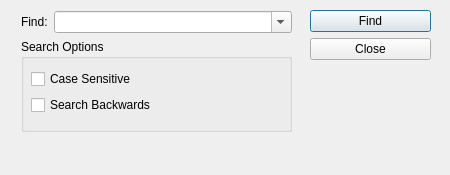
<ui version="4.0" >
 <author></author>
 <comment></comment>
 <exportmacro></exportmacro>
 <class>FMFindDialog</class>
 <widget class="QDialog" name="FMFindDialog" >
  <property name="geometry" >
   <rect>
    <x>0</x>
    <y>0</y>
    <width>450</width>
    <height>175</height>
   </rect>
  </property>
  <property name="sizePolicy" >
   <sizepolicy>
    <hsizetype>0</hsizetype>
    <vsizetype>0</vsizetype>
    <horstretch>0</horstretch>
    <verstretch>0</verstretch>
   </sizepolicy>
  </property>
  <property name="minimumSize" >
   <size>
    <width>450</width>
    <height>175</height>
   </size>
  </property>
  <property name="maximumSize" >
   <size>
    <width>450</width>
    <height>175</height>
   </size>
  </property>
  <property name="windowTitle" >
   <string>Find</string>
  </property>
  <property name="windowIcon" >
   <iconset resource="../../src/FreeMat.qrc" >:/../images/freemat_small_mod_64.png</iconset>
  </property>
  <widget class="QWidget" name="layoutWidget" >
   <property name="geometry" >
    <rect>
     <x>21</x>
     <y>11</y>
     <width>271</width>
     <height>141</height>
    </rect>
   </property>
   <layout class="QVBoxLayout" >
    <property name="margin" >
     <number>0</number>
    </property>
    <property name="spacing" >
     <number>6</number>
    </property>
    <item>
     <layout class="QHBoxLayout" >
      <property name="margin" >
       <number>0</number>
      </property>
      <property name="spacing" >
       <number>6</number>
      </property>
      <item>
       <widget class="QLabel" name="label" >
        <property name="sizePolicy" >
         <sizepolicy>
          <hsizetype>5</hsizetype>
          <vsizetype>5</vsizetype>
          <horstretch>0</horstretch>
          <verstretch>0</verstretch>
         </sizepolicy>
        </property>
        <property name="text" >
         <string>Find:</string>
        </property>
       </widget>
      </item>
      <item>
       <widget class="QComboBox" name="cmFindText" >
        <property name="sizePolicy" >
         <sizepolicy>
          <hsizetype>1</hsizetype>
          <vsizetype>0</vsizetype>
          <horstretch>1</horstretch>
          <verstretch>0</verstretch>
         </sizepolicy>
        </property>
        <property name="editable" >
         <bool>true</bool>
        </property>
       </widget>
      </item>
     </layout>
    </item>
    <item>
     <widget class="QGroupBox" name="groupBox" >
      <property name="sizePolicy" >
       <sizepolicy>
        <hsizetype>5</hsizetype>
        <vsizetype>5</vsizetype>
        <horstretch>0</horstretch>
        <verstretch>1</verstretch>
       </sizepolicy>
      </property>
      <property name="title" >
       <string>Search Options</string>
      </property>
      <property name="alignment" >
       <set>Qt::AlignLeading|Qt::AlignLeft|Qt::AlignTop</set>
      </property>
      <widget class="QWidget" name="layoutWidget" >
       <property name="geometry" >
        <rect>
         <x>10</x>
         <y>30</y>
         <width>161</width>
         <height>48</height>
        </rect>
       </property>
       <layout class="QVBoxLayout" >
        <property name="margin" >
         <number>0</number>
        </property>
        <property name="spacing" >
         <number>6</number>
        </property>
        <item>
         <widget class="QCheckBox" name="cbSensitive" >
          <property name="text" >
           <string>Case Sensitive</string>
          </property>
         </widget>
        </item>
        <item>
         <widget class="QCheckBox" name="cbBackwards" >
          <property name="text" >
           <string>Search Backwards</string>
          </property>
         </widget>
        </item>
       </layout>
      </widget>
     </widget>
    </item>
    <item>
     <widget class="QLabel" name="lbStatus" >
      <property name="sizePolicy" >
       <sizepolicy>
        <hsizetype>5</hsizetype>
        <vsizetype>5</vsizetype>
        <horstretch>0</horstretch>
        <verstretch>0</verstretch>
       </sizepolicy>
      </property>
      <property name="text" >
       <string/>
      </property>
     </widget>
    </item>
   </layout>
  </widget>
  <widget class="QWidget" name="layoutWidget" >
   <property name="geometry" >
    <rect>
     <x>310</x>
     <y>10</y>
     <width>121</width>
     <height>141</height>
    </rect>
   </property>
   <layout class="QVBoxLayout" >
    <property name="margin" >
     <number>0</number>
    </property>
    <property name="spacing" >
     <number>6</number>
    </property>
    <item>
     <widget class="QPushButton" name="btFind" >
      <property name="text" >
       <string>Find</string>
      </property>
      <property name="icon" >
       <iconset resource="../../src/FreeMat.qrc" >:/../images/find.png</iconset>
      </property>
     </widget>
    </item>
    <item>
     <widget class="QPushButton" name="btClose" >
      <property name="text" >
       <string>Close</string>
      </property>
      <property name="icon" >
       <iconset resource="../../src/FreeMat.qrc" >:/../images/close.png</iconset>
      </property>
     </widget>
    </item>
    <item>
     <spacer>
      <property name="orientation" >
       <enum>Qt::Vertical</enum>
      </property>
      <property name="sizeHint" >
       <size>
        <width>20</width>
        <height>40</height>
       </size>
      </property>
     </spacer>
    </item>
   </layout>
  </widget>
 </widget>
 <pixmapfunction></pixmapfunction>
 <tabstops>
  <tabstop>cmFindText</tabstop>
  <tabstop>cbSensitive</tabstop>
  <tabstop>cbBackwards</tabstop>
  <tabstop>btFind</tabstop>
  <tabstop>btClose</tabstop>
 </tabstops>
 <resources>
  <include location="../../src/FreeMat.qrc" />
 </resources>
 <connections>
  <connection>
   <sender>btClose</sender>
   <signal>clicked()</signal>
   <receiver>FMFindDialog</receiver>
   <slot>reject()</slot>
   <hints>
    <hint type="sourcelabel" >
     <x>330</x>
     <y>66</y>
    </hint>
    <hint type="destinationlabel" >
     <x>197</x>
     <y>125</y>
    </hint>
   </hints>
  </connection>
 </connections>
</ui>
